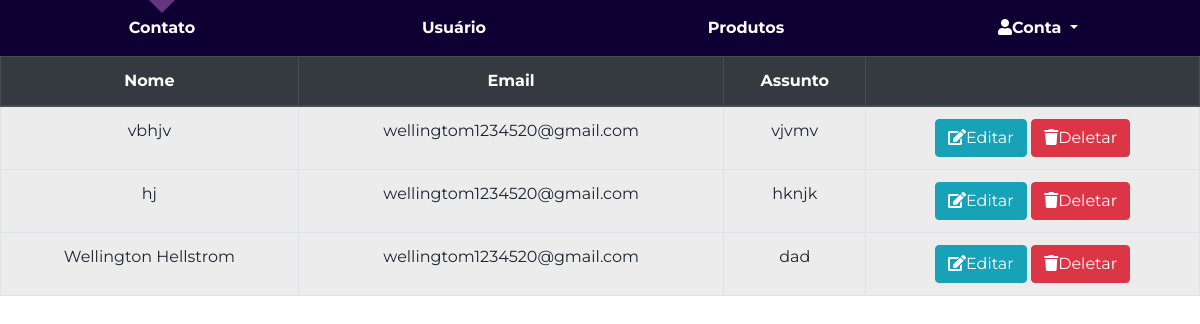
Page /public/?page=adm_contato (signed in) on the committed database.
### tables this page shows
CREATE TABLE `contato` (
  `id` int(11) NOT NULL,
  `Nome` varchar(255) NOT NULL,
  `Email` varchar(255) NOT NULL,
  `Assunto` varchar(255) NOT NULL,
  `data_envio` datetime NOT NULL
);

### app/function/DB.php (called while the page is built, shortened)
<?php
$cx = mysqli_connect("127.0.0.1", "root", "");
$sql_contato = mysqli_query($cx, "SELECT * FROM contato ORDER BY data_envio DESC ") or die(
  mysqli_error($cx)
);
?>

### bootstrap.php (called while the page is built, shortened)
<?php
require "app/function/DB.php";
?>

### public/pages/adm_contato.php (the view, shortened to what this page needs)
<?php
if (isset($_SESSION["login"])&& $_SESSION["nivel"] == 0) { ?>
 <section class="col-12">
    <div class="row">
    <table class="table col-12 w-100 text-center table-active table-bordered table-hover ">
        <thead class="thead-dark">
          <tr>
            <th scope="col">Nome</th>
            <th scope="col">Email</th>
            <th scope="col">Assunto</th>
            <th scope="col"></th>
          </tr>
        </thead>
        <tbody>
            <?php while ($pesq = mysqli_fetch_array($sql_contato)):?>
          <tr>
              <form action="pages/forms/adm_form_contato_edit.php" id="form" name="del" method="POST">
            <td><?php  $id = $pesq["id"];  echo  $pesq["Nome"];  ?></td>
            <td><?php echo  $pesq["Email"]  ?></td>
            <td><?php echo  $pesq["Assunto"]  ?></td>
            <th scope="col "><button type="submit"  formaction="pages/forms/adm_form_contato_edit.php" class="btn btn-info"><i class="fa fa-edit"></i>Editar</button>
            <button type="submit"  formaction="pages/forms/adm_form_contato.php" class="btn btn-danger"><i class="fa fa-trash"></i>Deletar</button></th>
        </tr>
<?php endwhile; ?>
        </tbody>
      </table>
</div>
</section>
<?php }elseif (isset($_SESSION["login"])&& $_SESSION["nivel"] == 1) {
    header("Location: http://localhost:8081/Tcc/public/?page=home");
    die();
?>
<?php } else{
    header("Location: http://localhost:8081/Tcc/public/?page=home");
    die();
} ?>

### public/assets/css/site/estilo.css (style rules this page uses)
:root { --cor-fundo: rgba(70, 12, 94, 0.5); --cor-white: #ffffff; --cor-base: #0e0033; --cor-secundaria: #6749b8b9; }
* { transition: all .3s ease-in-out; margin: 0px; padding: 0px; }
html, body { height: 100%; width: 100%; margin: 0; }
head, body { overflow-x: hidden; margin: 0px; padding: 0px; }

### rows in the picture
contato: Nome "vbhjv", Email "wellingtom1234520@gmail.com", Assunto "vjvmv"
contato: Nome "hj", Email "wellingtom1234520@gmail.com", Assunto "hknjk"
contato: Nome "Wellington Hellstrom", Email "wellingtom1234520@gmail.com", Assunto "dad"
